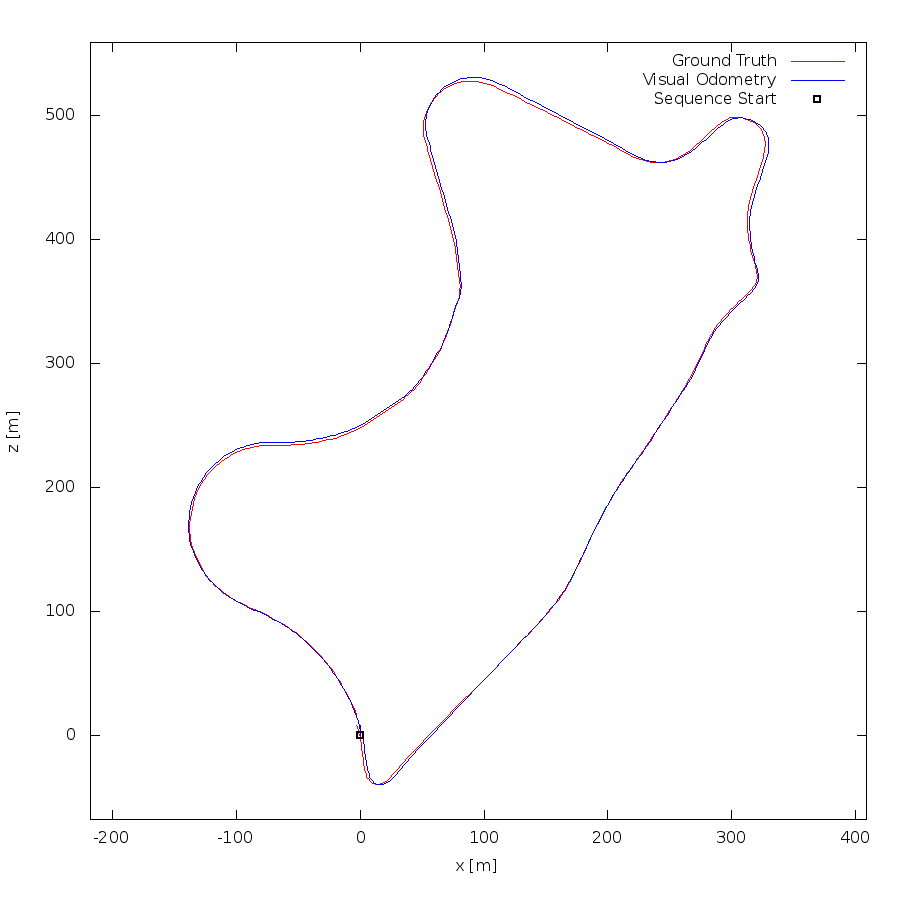

Generate this figure with gnuplot:
set term postscript eps enhanced color
set output "09.eps"
set size ratio -1
set xrange [-218:409]
set yrange [-68:559]
set xlabel "x [m]"
set ylabel "z [m]"
plot "09.txt" using 1:2 lc rgb "#FF0000" title 'Ground Truth' w lines,"09.txt" using 3:4 lc rgb "#0000FF" title 'Visual Odometry' w lines,"< head -1 09.txt" using 1:2 lc rgb "#000000" pt 4 ps 1 lw 2 title 'Sequence Start' w points
